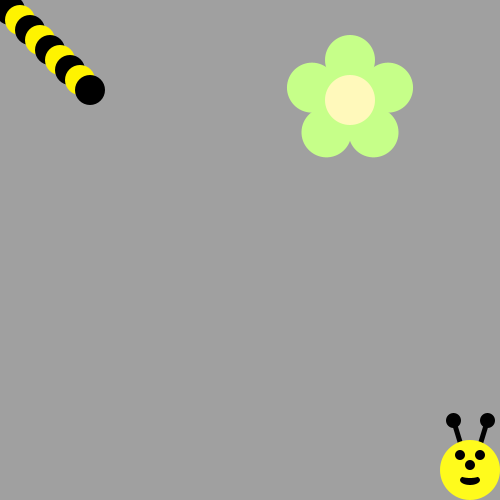
Frame 1 (no input)
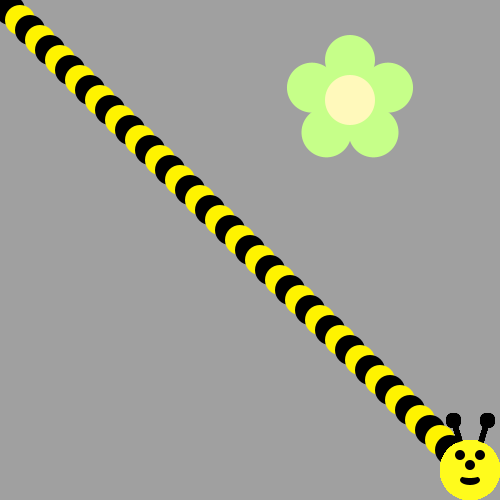
Frame 60 (the mouse pressed at the canvas centre just before this capture)
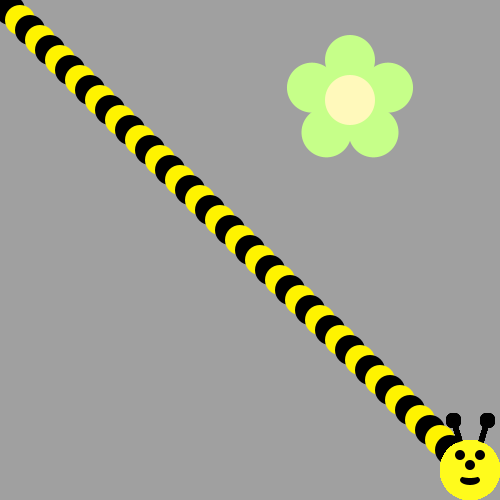
Frame 120 (the mouse held since frame 60 and released just before this capture)

The Processing sketch that drew these frames (run headless with seeded random() and noise(); from frame 60 on, the mouse is pressed at the canvas centre):

// Processing sketch: bumble_bee
// ── bumble_bee.pde
int ex = 0;
int ey = 0;
int r = 255;
int g = 243;
int b = 0;
void setup() {
     ellipseMode(CENTER);
     size(500, 500);
     background(160, 160, 160);
     drawFlower(350, 100);
}

void draw() {
  
// First run the program and you should see a flower.  
  
  
/* Then, use a loop to make a body for the Bee! 
(see the image on the recipe, it's a diagonal line of circles)
Use modulo to make the colors alternate between yellow and black
*/

for(int i = 0; i <10; i++){
  fill(r,g,b);
ellipse(ex,ey,30,30);
ex = ex+10;
ey = ey+10;
if(ex>=480&&ey>=480){
ex = 470;
ey = 470;
}
if(i%2 == 0){
r = 0;
g = 0;
}
else{
r = 255;
g = 243;
}
}


/*
Now put his head on using drawBeeFace(x,y)
*/
drawBeeFace(470,470);
}

/**************   Use these methods but  DON'T CHANGE THE CODE BELOW  **************/

void drawFlower(int x, int y) {
     noStroke();
     translate(x, y);
     // draw 5 petals, rotating after each one
     fill(#c6ff89);      // green
      for (int i = 0; i < 5; i++) {
           ellipse(0, -40, 50, 50);
          rotate(radians(72));
     }
     fill(#fff9bb); // light yellow
     ellipse(0, 0, 50, 50);
} 
void drawBeeFace(int BeeFaceX, int BeeFaceY) {
     noStroke();
     fill(0, 0, 0);
     stroke(1);
     strokeWeight(5);
     line(BeeFaceX-10, BeeFaceY-27, BeeFaceX-17, BeeFaceY-50);
     line(BeeFaceX+10, BeeFaceY-27, BeeFaceX+17, BeeFaceY-50);
     ellipse(BeeFaceX-17, BeeFaceY-50, 10, 10);
     ellipse(BeeFaceX+17, BeeFaceY-50, 10, 10);
     noStroke();
     fill(255, 251, 28);
     ellipse(BeeFaceX, BeeFaceY, 60, 60); // face
     fill(255, 237, 209);
     fill(0,0,0);
      ellipse(BeeFaceX-10, BeeFaceY-15, 10, 10); // eyes
     ellipse(BeeFaceX+10, BeeFaceY-15, 10, 10);
      ellipse(BeeFaceX, BeeFaceY-5, 10, 10); // nose
      ellipse(BeeFaceX, BeeFaceY+10, 20, 10);// mouth
     fill(255, 251, 28);
     ellipse(BeeFaceX, BeeFaceY+5, 20, 6);
}
